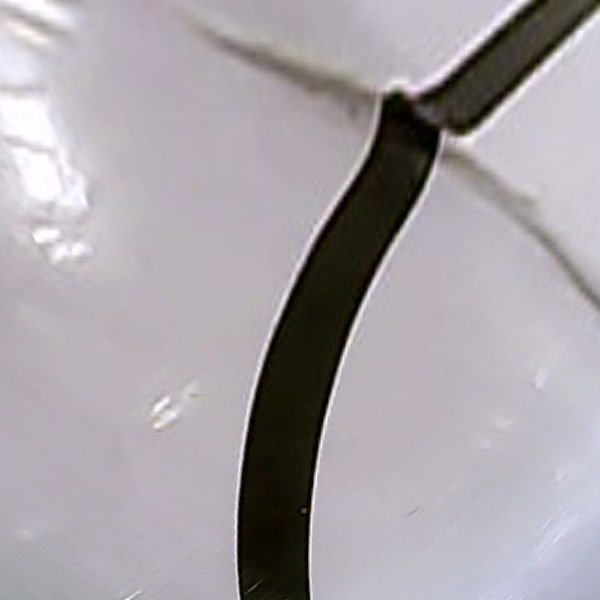
#> input picture ImgTest/PTCor4.png, 600 x 600 px
$ python slideWindow2.py
#> lines starting #> are read from the running program, lines starting #| are printed output that depends on the picture; after the words box and inside, x2 and y2 are one past the last pixel; in counts of white or black regions, pixels touching at a corner belong together; long printed decimals are rounded
import cv2
import numpy as np
import math
def on_EVENT_LBUTTONDOWN(event, x, y, flags, param):
    if event == cv2.EVENT_LBUTTONDOWN:
        print(x,y)
#读取图像
img = cv2.imread("./ImgTest/PTCor4.png")
#> img is the input picture: shape (600, 600, 3); mean B, G, R 167.7, 162.4, 168.2
#将原图转为灰度图
gray_img = cv2.cvtColor(img,cv2.COLOR_BGR2GRAY)
#Canny边缘检测
canny_img = cv2.Canny(gray_img,100,150,3)
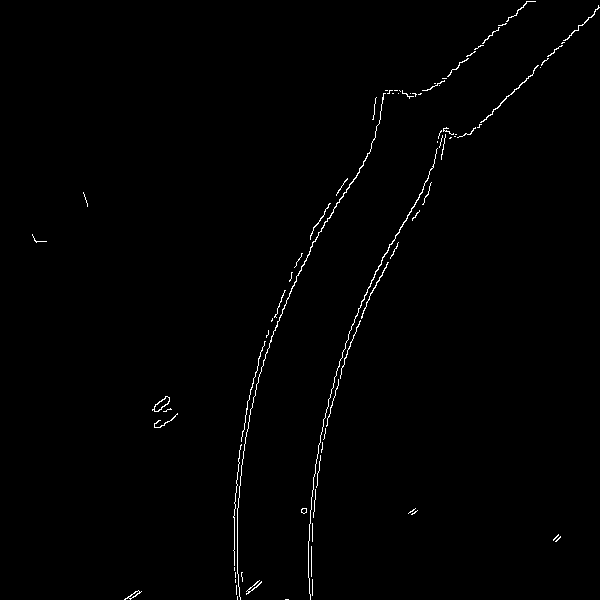
#> canny_img: shape (600, 600); 0.81% white in thin lines or dots

#slide
Pheight=img.shape[0]
#> Pheight = 600
Pwidth=img.shape[1]
#> Pwidth = 600
print(img.shape)
#| (600, 600, 3)
width=200
height=40
linewidthMin=20
originPoint=(int(Pwidth/2-width/2),Pheight-height)
#> originPoint = (200, 560)
canny_img2=canny_img.copy()
cv2.rectangle(canny_img2, (originPoint[0],originPoint[1]), (originPoint[0]+width, originPoint[1]+height), (255,0,255), 2)
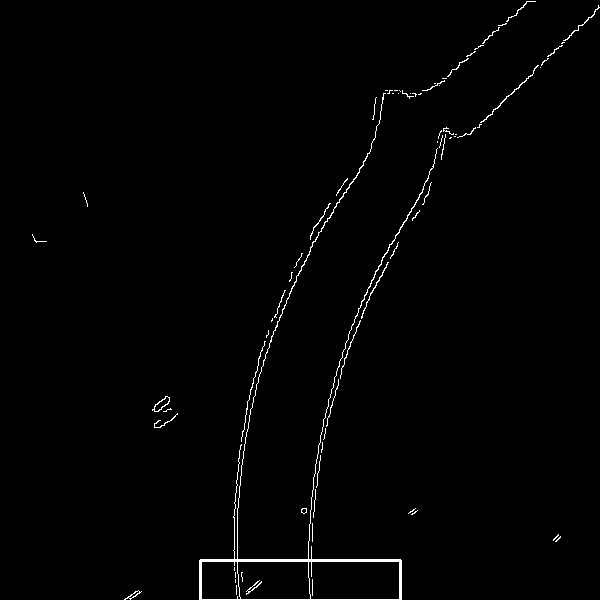
#> canny_img2: shape (600, 600); 1.1% white in thin lines or dots
cv2.imshow("canny_img",canny_img)
# for i in range(500):
#     print("point",(0+i,474),canny_img[0+i][474])
recpointls=[]
recpointls.append(originPoint)
for v in range(int(Pheight/height)):
    print("rec index:",v)
    print(originPoint)
    position=0
    positionCnt=0
    for j in range(3):
        cnt = 0
        poSum = 0
        line1=False
        restart=0
        for i in range(width):
            if line1==False:
                try:
                    if canny_img[originPoint[1]+j][originPoint[0]+i] ==255:
                        cnt+=1
                        poSum=poSum+i
                        restart=i+linewidthMin
                        line1=True
                        #print(i)
                except:
                    pass
            else:
                if i<restart:
                    continue
                else:
                    try:
                        if canny_img[originPoint[1]+j][originPoint[0]+i] ==255:
                            cnt += 1
                            poSum = poSum + i
                            #print(i)
                            break
                    except:
                        pass
        if cnt!=0:
            linePo=poSum/cnt
            # print('cnt:',cnt)
            position=position+linePo
            positionCnt+=1
    if positionCnt!=0:
        position=position/positionCnt
    print("aver:",position)
    print("<<<<<<")
    newPoint=(int(originPoint[0]+position-width/2),originPoint[1]-height)
    recpointls.append(newPoint)
    cv2.rectangle(canny_img2, (newPoint[0],newPoint[1]), (newPoint[0]+width,newPoint[1]+height), (255,0,255), 2)
    originPoint=newPoint
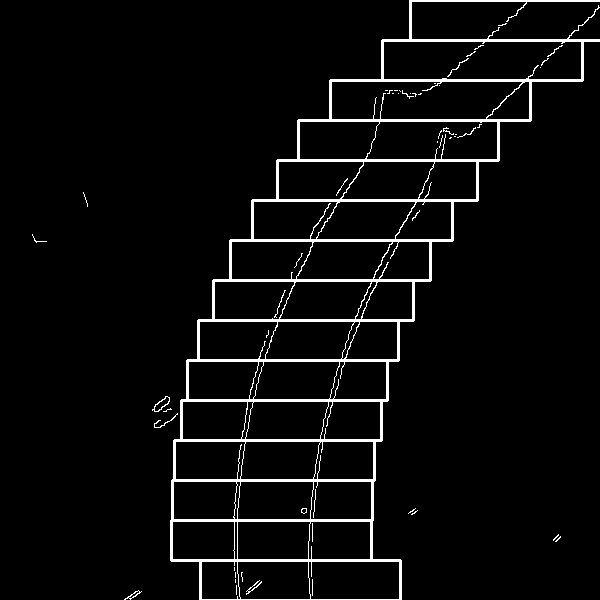
#> canny_img2: shape (600, 600); 4.4% white; 54 white regions (40 under 20 px), largest, box (x1, y1, x2, y2) and area: (170, 0, 600, 600) 15033, (152, 396, 170, 412) 62, (154, 413, 178, 428) 49
#> after the loop, recpointls = [(200, 560), (171, 520), (172, 480), (174, 440), (181, 400), (187, 360), (198, 320), (213, 280), (230, 240), (252, 200), (277, 160), (298, 120), (330, 80), (382, 40), (410, 0), (426, -40)]
# print(newPoint)
# print((newPoint[0]+width,newPoint[1]+height))
slopeRateSum=0
pointCtn=5
startPoint=1
for i in range(startPoint,pointCtn+startPoint):
    tmp=(recpointls[i+1][1]-recpointls[i][1])/(recpointls[i][0]-recpointls[i+1][0])
    print(tmp)
    slopeRateSum=+tmp
#> this loop made 5 passes
#> (tmp, slopeRateSum) on passes 1 to 5: (40, 40), (20, 20), (5.71, 5.71), (6.67, 6.67), (3.64, 3.64)
#| 40.0
#| 20.0
#| 5.714
#| 6.667
#| 3.636
slopeRate=slopeRateSum/pointCtn
#> slopeRate = 0.727
# print(slopeRate)
angle=math.atan(slopeRate)
#> angle = 0.629
print(90-math.degrees(angle))
#| 53.973

cv2.imshow("canny_img",canny_img2)

cv2.setMouseCallback("canny_img", on_EVENT_LBUTTONDOWN)
cv2.waitKey(0)

$ run again, with ImgTest/PTCor0.png copied over ImgTest/PTCor4.png
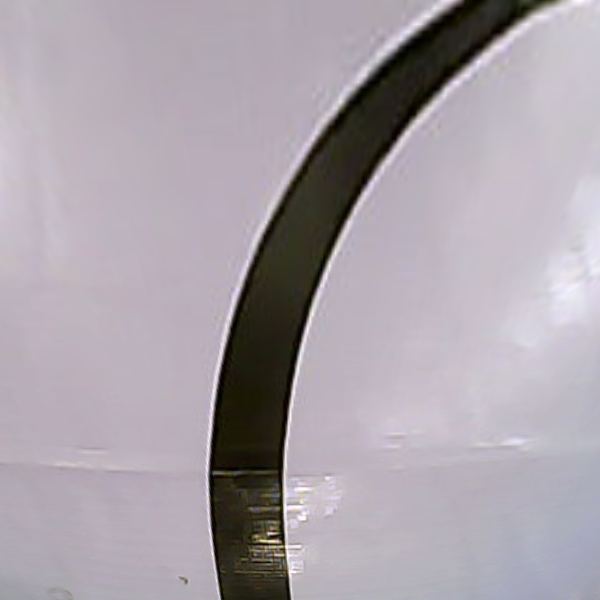
#> input picture ImgTest/PTCor0.png, 600 x 600 px
#> img is the input picture: shape (600, 600, 3); mean B, G, R 169.5, 162, 169.5
#> `canny_img = cv2.Canny(gray_img,100,150,3)`:
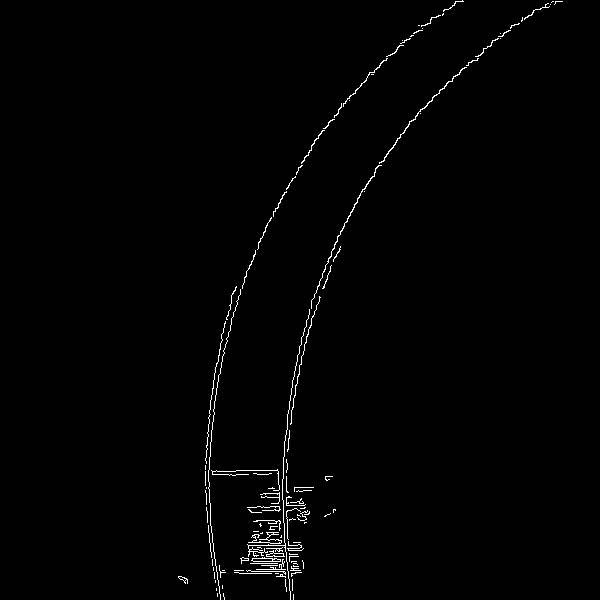
#> canny_img: shape (600, 600); 1% white in thin lines or dots, all inside (x1, y1, x2, y2) = (178, 0, 563, 600)
#| (600, 600, 3)
#> after the loop `for v in range(int(Pheight/height)):`:
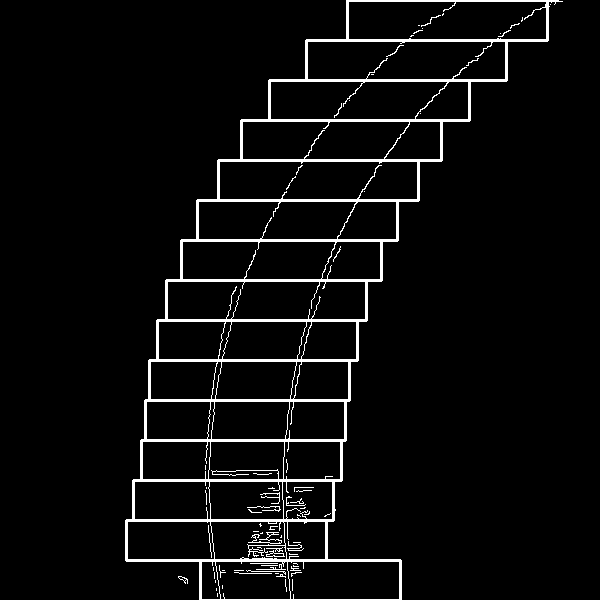
#> canny_img2: shape (600, 600); 4.6% white; 75 white regions (53 under 20 px), largest, box (x1, y1, x2, y2) and area: (125, 0, 563, 600) 15475, (248, 532, 282, 544) 119, (260, 492, 280, 504) 59
#> after the loop `for v in range(int(Pheight/height)):`: recpointls = [(200, 560), (126, 520), (133, 480), (141, 440), (145, 400), (149, 360), (157, 320), (166, 280), (181, 240), (197, 200), (218, 160), (241, 120), (269, 80), (306, 40), (347, 0), (357, -40)]
#> the loop `for i in range(startPoint,pointCtn+startPoint):` made 5 passes
#> (tmp, slopeRateSum) on passes 1 to 5: (5.71, 5.71), (5, 5), (10, 10), (10, 10), (5, 5)
#> (printed output is left out)
#> slopeRate = 1
#> angle = 0.785
#| 45.0

$ run again, with ImgTest/PTCor1.png copied over ImgTest/PTCor4.png
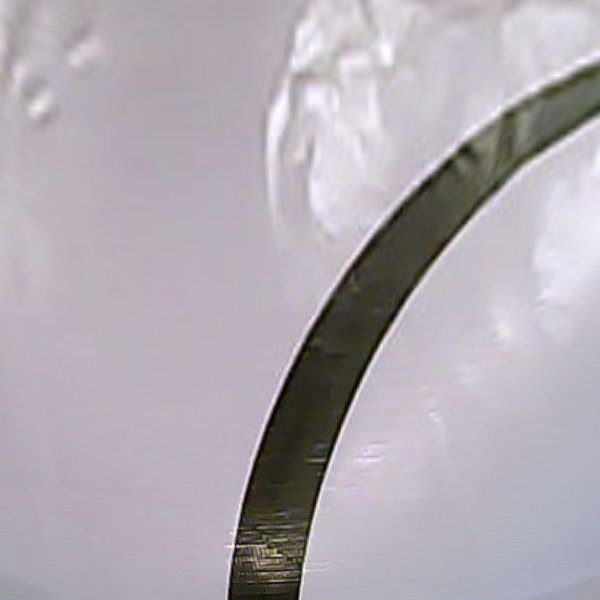
#> input picture ImgTest/PTCor1.png, 600 x 600 px
#> img is the input picture: shape (600, 600, 3); mean B, G, R 178.1, 170.6, 177.3
#> `canny_img = cv2.Canny(gray_img,100,150,3)`:
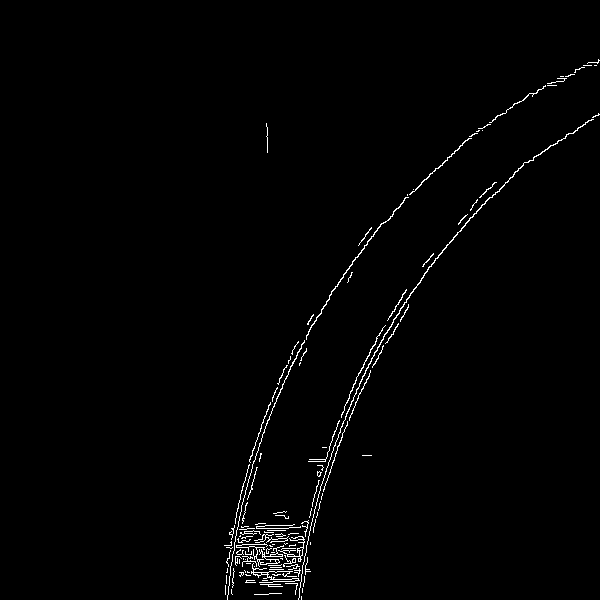
#> canny_img: shape (600, 600); 1.2% white in thin lines or dots, all inside (x1, y1, x2, y2) = (224, 59, 600, 600)
#| (600, 600, 3)
#> after the loop `for v in range(int(Pheight/height)):`:
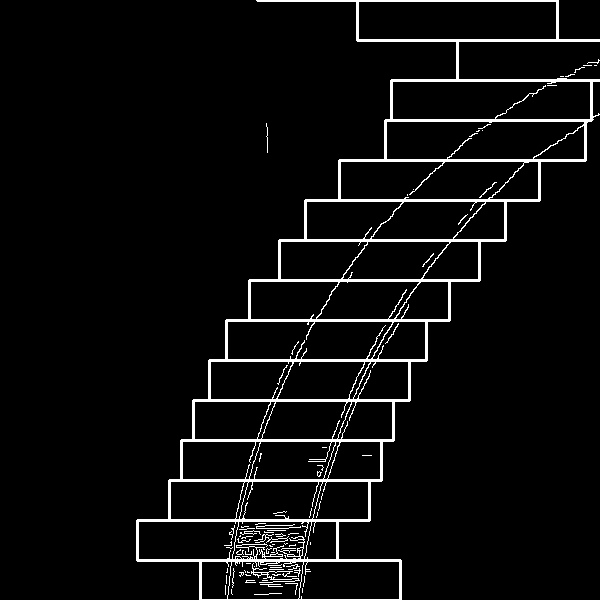
#> canny_img2: shape (600, 600); 4.9% white; 82 white regions (63 under 20 px), largest, box (x1, y1, x2, y2) and area: (136, 0, 600, 600) 16239, (251, 563, 300, 583) 202, (254, 534, 289, 543) 89
#> after the loop `for v in range(int(Pheight/height)):`: recpointls = [(200, 560), (137, 520), (169, 480), (181, 440), (193, 400), (209, 360), (226, 320), (249, 280), (279, 240), (305, 200), (339, 160), (385, 120), (391, 80), (457, 40), (357, 0), (257, -40)]
#> the loop `for i in range(startPoint,pointCtn+startPoint):` made 5 passes
#> (tmp, slopeRateSum) on passes 1 to 5: (1.25, 1.25), (3.33, 3.33), (3.33, 3.33), (2.5, 2.5), (2.35, 2.35)
#> (printed output is left out)
#> slopeRate = 0.471
#> angle = 0.44
#| 64.799

$ run again, with ImgTest/PTCor2.png copied over ImgTest/PTCor4.png
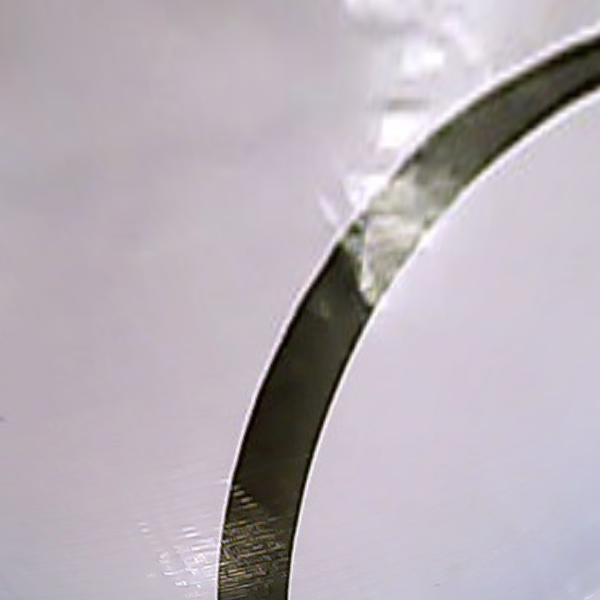
#> input picture ImgTest/PTCor2.png, 600 x 600 px
#> img is the input picture: shape (600, 600, 3); mean B, G, R 183.7, 175.9, 184.3
#> `canny_img = cv2.Canny(gray_img,100,150,3)`:
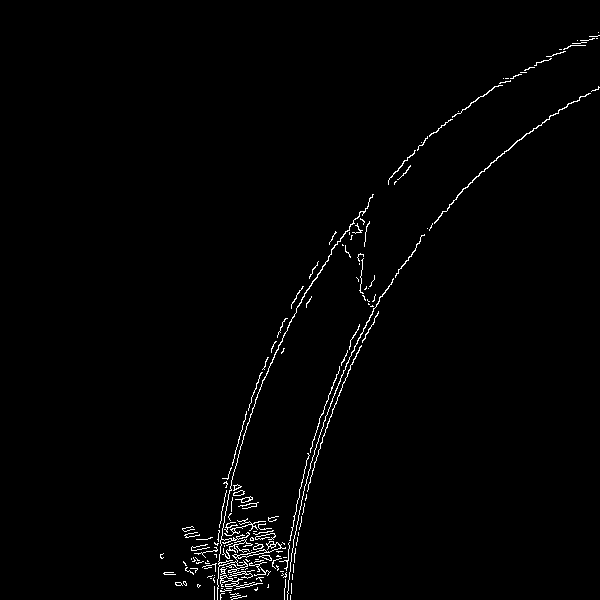
#> canny_img: shape (600, 600); 1.3% white in thin lines or dots, all inside (x1, y1, x2, y2) = (160, 32, 600, 600)
#| (600, 600, 3)
#> after the loop `for v in range(int(Pheight/height)):`:
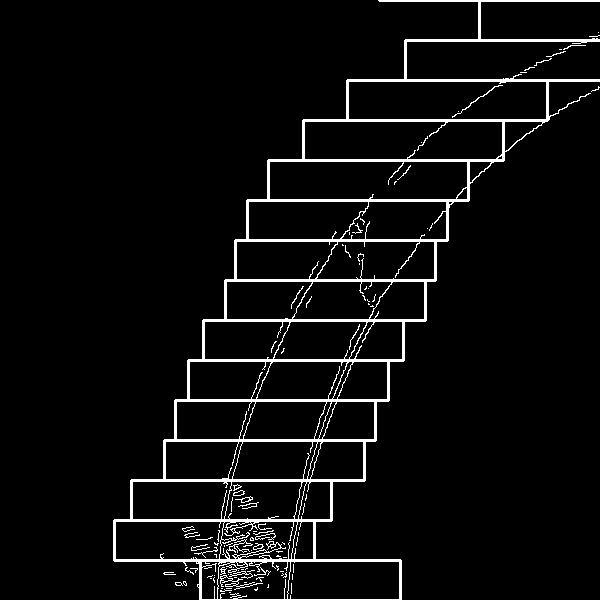
#> canny_img2: shape (600, 600); 4.9% white; 105 white regions (76 under 20 px), largest, box (x1, y1, x2, y2) and area: (113, 0, 600, 600) 16127, (220, 575, 263, 590) 137, (452, 85, 503, 118) 79
#> after the loop `for v in range(int(Pheight/height)):`: recpointls = [(200, 560), (114, 520), (131, 480), (164, 440), (175, 400), (188, 360), (203, 320), (225, 280), (235, 240), (247, 200), (268, 160), (303, 120), (347, 80), (405, 40), (479, 0), (379, -40)]
#> the loop `for i in range(startPoint,pointCtn+startPoint):` made 5 passes
#> (tmp, slopeRateSum) on passes 1 to 5: (2.35, 2.35), (1.21, 1.21), (3.64, 3.64), (3.08, 3.08), (2.67, 2.67)
#> (printed output is left out)
#> slopeRate = 0.533
#> angle = 0.49
#| 61.928
